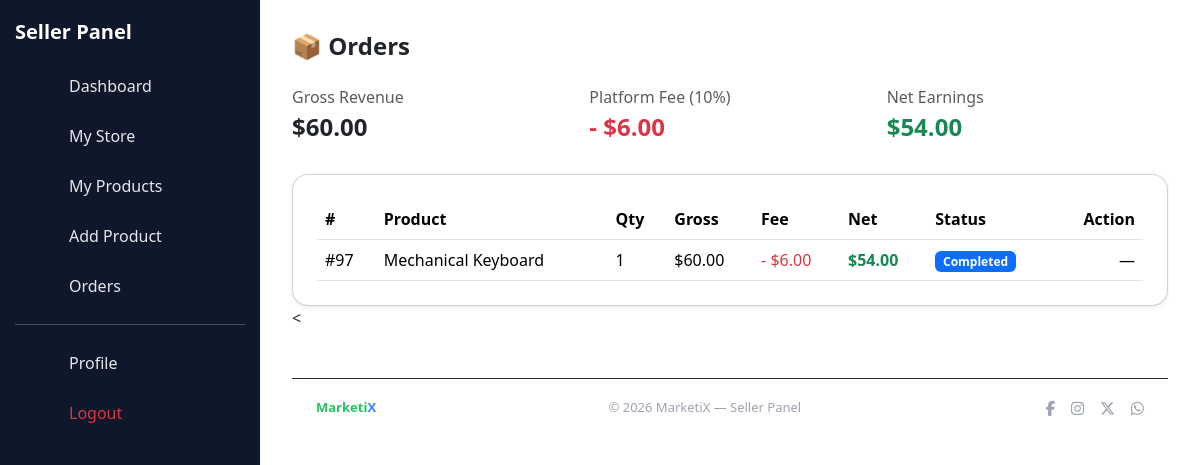
Page /views/seller/orders.php (signed in) on the committed database.
### tables this page shows
CREATE TABLE `order_items` (
  `order_item_id` int(11) NOT NULL,
  `order_id` int(11) NOT NULL,
  `product_id` int(11) NOT NULL,
  `quantity` int(11) NOT NULL CHECK (`quantity` > 0),
  `product_price` decimal(10,2) NOT NULL CHECK (`product_price` > 0)
);

CREATE TABLE `orders` (
  `order_id` int(11) NOT NULL,
  `user_id` int(11) NOT NULL,
  `order_total` decimal(10,2) NOT NULL CHECK (`order_total` >= 0),
  `order_status` enum('pending','paid','completed','cancelled') NOT NULL DEFAULT 'pending',
  `created_at` timestamp NOT NULL DEFAULT current_timestamp(),
  `order_name` varchar(150) DEFAULT NULL,
  `order_email` varchar(150) DEFAULT NULL,
  `order_address` text DEFAULT NULL,
  `order_phone` varchar(20) DEFAULT NULL,
  `order_notes` text DEFAULT NULL
);

CREATE TABLE `products` (
  `product_id` int(11) NOT NULL,
  `store_id` int(11) NOT NULL,
  `product_name` varchar(150) NOT NULL,
  `product_description` text DEFAULT NULL,
  `product_image` varchar(255) DEFAULT NULL,
  `product_price` decimal(10,2) NOT NULL CHECK (`product_price` > 0),
  `product_status` enum('active','hidden','out_of_stock') NOT NULL DEFAULT 'active',
  `created_at` timestamp NOT NULL DEFAULT current_timestamp(),
  `product_quantity` int(11) NOT NULL DEFAULT 0,
  `product_reserved` int(11) NOT NULL DEFAULT 0
);

### views/seller/orders.php (called while the page is built, shortened)
<?php
require_once $_SERVER['DOCUMENT_ROOT'] . '/MarketiX/app/bootstrap.php';
$userId = (int) $_SESSION['user_id'];
$controller = new SellerOrdersController($pdo);
$sellerId = $controller->getSellerId($userId);
$orders   = $controller->getOrders($sellerId);
$totals   = $controller->calculateTotals($orders);
$commissionRate = $controller->getCommissionRate();
require __DIR__ . '/pages/orders_content.php';
require __DIR__ . '/layouts/dashboard_layout.php';

### app/bootstrap.php (called while the page is built, shortened)
<?php
spl_autoload_register(function ($class) {
    $paths = [
        ROOT_PATH . '/app/controllers/',
        ROOT_PATH . '/app/models/',
        ROOT_PATH . '/app/middleware/',
    ];
    foreach ($paths as $path) {
        $file = $path . $class . '.php';
        if (file_exists($file)) {
            return;
        }
    }
}
);

### app/controllers/SellerOrdersController.php (called while the page is built, shortened)
<?php
class SellerOrdersController
{
    private PDO $pdo;
    private float $commissionRate = 0.10;
    public function __construct(PDO $pdo)
    {
        $this->pdo = $pdo;
    }
    public function getSellerId(int $userId): int
    {
        $stmt = $this->pdo->prepare("
            SELECT seller_id
            FROM sellers
            WHERE user_id = ?
            LIMIT 1
        ");
        $stmt->execute([$userId]);
        return (int) $stmt->fetchColumn();
    }
    public function getOrders(int $sellerId): array
    {
        $stmt = $this->pdo->prepare("
            SELECT
                o.order_id,
                o.order_status,
                o.created_at,
                oi.quantity,
                oi.product_price,
                (oi.quantity * oi.product_price) AS gross_amount,
                p.product_name,
                p.product_id
            FROM orders o
            JOIN order_items oi ON o.order_id = oi.order_id
            JOIN products p ON oi.product_id = p.product_id
            JOIN stores s ON p.store_id = s.store_id
            WHERE s.seller_id = ?
            ORDER BY o.created_at DESC
        ");
        $stmt->execute([$sellerId]);
        return $stmt->fetchAll(PDO::FETCH_ASSOC);
    }
    public function calculateTotals(array $orders): array
    {
        $totals = [
            'gross'      => 0,
            'commission' => 0,
            'net'        => 0,
        ];
        foreach ($orders as $order) {
            if ($order['order_status'] === 'completed') {
                $fee = $order['gross_amount'] * $this->commissionRate;
                $totals['gross']      += $order['gross_amount'];
                $totals['commission'] += $fee;
                $totals['net']        += ($order['gross_amount'] - $fee);
            }
        }
        return $totals;
    }
    public function getCommissionRate(): float
    {
        return $this->commissionRate;
    }
}

### views/seller/pages/orders_content.php (the view, shortened to what this page needs)
<h4 class="fw-bold mb-4">📦 Orders</h4>
<div class="row g-3 mb-4">
  <div class="col-md-4">
    <div class="stat-card">
      <p class="text-muted mb-1">Gross Revenue</p>
      <h4 class="fw-bold">
        $<?= number_format($totals['gross'], 2) ?>
      </h4>
    </div>
  </div>
  <div class="col-md-4">
    <div class="stat-card">
      <p class="text-muted mb-1">
        Platform Fee (<?= $commissionRate * 100 ?>%)
      </p>
      <h4 class="fw-bold text-danger">
        - $<?= number_format($totals['commission'], 2) ?>
      </h4>
    </div>
  </div>
  <div class="col-md-4">
    <div class="stat-card">
      <p class="text-muted mb-1">Net Earnings</p>
      <h4 class="fw-bold text-success">
        $<?= number_format($totals['net'], 2) ?>
      </h4>
    </div>
  </div>
</div>
<div class="card shadow-sm rounded-4 p-4">
<?php if (empty($orders)): ?>
  <p class="text-muted mb-0">No orders yet.</p>
<?php else: ?>
<table class="table align-middle mb-0">
  <thead>
    <tr>
      <th>#</th>
      <th>Product</th>
      <th>Qty</th>
      <th>Gross</th>
      <th>Fee</th>
      <th>Net</th>
      <th>Status</th>
      <th class="text-end">Action</th>
    </tr>
  </thead>
  <tbody>
<?php foreach ($orders as $order): ?>
<?php
  $commission = $order['gross_amount'] * $commissionRate;
  $netAmount  = $order['gross_amount'] - $commission;
  $statusClass = match ($order['order_status']) {
      'pending'   => 'warning',
      'paid'      => 'success',
      'completed' => 'primary',
      'cancelled' => 'danger',
      default     => 'secondary'
  };
?>
<tr>
  <td>#<?= (int)$order['order_id'] ?></td>
  <td><?= htmlspecialchars($order['product_name']) ?></td>
  <td><?= (int)$order['quantity'] ?></td>
  <td>$<?= number_format($order['gross_amount'], 2) ?></td>
  <td class="text-danger">
    - $<?= number_format($commission, 2) ?>
  </td>
  <td class="text-success fw-bold">
    $<?= number_format($netAmount, 2) ?>
  </td>
  <td>
    <span class="badge bg-<?= $statusClass ?>">
      <?= ucfirst($order['order_status']) ?>
    </span>
  </td>
  <td class="text-end">
<?php if ($order['order_status'] === 'pending'): ?>
<form method="POST" action="orders.php" class="d-inline">
  <input type="hidden" name="order_id" value="<?= (int)$order['order_id'] ?>">
  <button
    type="submit"
    name="action"
    value="confirm"
    class="btn btn-sm btn-success"
  >
    Confirm
  </button>
</form>
<form method="POST" action="orders.php" class="d-inline">
  <input type="hidden" name="order_id" value="<?= (int)$order['order_id'] ?>">
  <button
    type="submit"
    name="action"
    value="cancel"
    class="btn btn-sm btn-danger"
  >
    Cancel
  </button>
</form>
<?php else: ?>
  —
<?php endif; ?>
  </td>
</tr>
<?php endforeach; ?>
  </tbody>
</table>
<?php endif; ?>
</div>

### views/seller/layouts/dashboard_layout.php (style rules this page uses)
:root { --mx-green: #22c55e; --mx-blue: #3b82f6; --mx-dark: #0f172a; --mx-dark-2: #111827; --mx-border: #1f2937; --mx-text: #e5e7eb; --mx-muted: #9ca3af; }

### rows in the picture
order_items: order.order_id "97", product.product_name "Mechanical Keyboard", quantity "1", gross_amount "60.00", commission "6.00", netAmount "54.00", order.order_status "Completed"

### other values in the picture
$totals['gross'] "60.00"
$commissionRate * 100 "10"
$totals['commission'] "6.00"
$totals['net'] "54.00"
